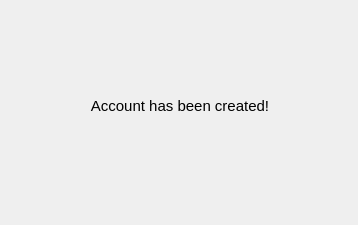
<?xml version="1.0" encoding="UTF-8"?>
<ui version="4.0">
 <class>admin_prompt</class>
 <widget class="QWidget" name="admin_prompt">
  <property name="geometry">
   <rect>
    <x>0</x>
    <y>0</y>
    <width>358</width>
    <height>225</height>
   </rect>
  </property>
  <property name="minimumSize">
   <size>
    <width>358</width>
    <height>225</height>
   </size>
  </property>
  <property name="maximumSize">
   <size>
    <width>358</width>
    <height>225</height>
   </size>
  </property>
  <property name="windowTitle">
   <string>Message</string>
  </property>
  <widget class="QWidget" name="verticalLayoutWidget">
   <property name="geometry">
    <rect>
     <x>30</x>
     <y>40</y>
     <width>300</width>
     <height>131</height>
    </rect>
   </property>
   <layout class="QVBoxLayout" name="verticalLayout">
    <item>
     <widget class="QLabel" name="label">
      <property name="font">
       <font>
        <pointsize>11</pointsize>
       </font>
      </property>
      <property name="text">
       <string>Account has been created!</string>
      </property>
      <property name="alignment">
       <set>Qt::AlignCenter</set>
      </property>
     </widget>
    </item>
   </layout>
  </widget>
 </widget>
 <resources/>
 <connections/>
</ui>
